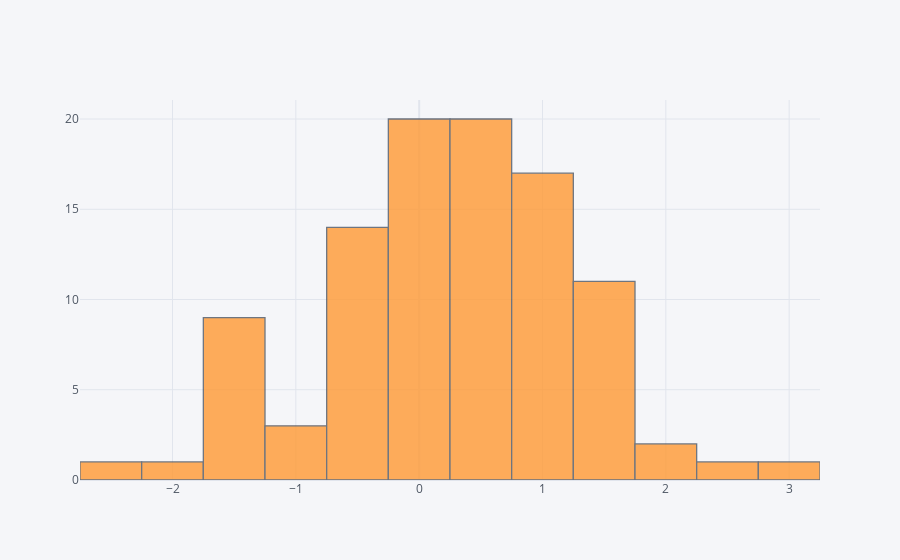

Here is the notebook cell this chart was saved with:
### Markdown cell above
## histogram

### Code cell
df['A'].iplot(kind='hist',bins=25)

### Figure 1 — Plotly figure (JSON) as saved in the notebook; plotly's stock layout.template omitted (floating-point values rounded to 4 significant figures)
{"data": [{"histfunc": "count", "histnorm": "", "marker": {"color": "rgba(255, 153, 51, 1.0)", "line": {"color": "#4D5663", "width": 1.3}}, "name": "A", "nbinsx": 25, "opacity": 0.8, "orientation": "v", "type": "histogram", "x": [1.519, 0.9044, 1.257, 0.04746, -0.5427, 0.08633, -1.32, 0.1632, -2.736, -0.1306, 2.719, 0.2426, 1.042, -0.08086, 2.095, -0.8893, 0.8002, 0.2224, 0.1838, 0.9014, 0.5528, -0.4874, 2.999, 0.6952, -0.7278, 1.145, 1.295, -0.6447, -0.2324, 1.505, 0.4315, 0.1504, -1.304, 0.9085, 0.5592, 0.7202, 0.7422, -1.914, 0.1806, 0.8165, -1.543, -1.478, 0.1124, 0.5326, 1.519, -1.63, -1.278, 0.257, -0.5287, -0.5343, -1.3, -1.593, -0.275, 0.8914, -0.7378, 0.3336, 1.25, -0.5293, 1.114, 0.2084, -0.6971, 0.7133, -0.6178, -0.5876, 0.7367, -0.3212, 0.775, 0.03017, 1.745, 0.07333, 1.169, -0.2454, -0.9691, 0.3624, 2.174, 0.6335, -0.5718, -0.8453, 1.148, 0.8574, 0.4905, 0.4181, 1.571, 1.343, 0.1778, 0.1741, 1.217, 0.4725, 0.91, 0.3219, 0.4633, 1.558, 0.4913, -1.415, 1.297, 0.5509, 0.05566, 0.7777, 0.0741, 1.212]}], "layout": {"barmode": "overlay", "legend": {"bgcolor": "#F5F6F9", "font": {"color": "#4D5663"}}, "paper_bgcolor": "#F5F6F9", "plot_bgcolor": "#F5F6F9", "title": {"font": {"color": "#4D5663"}}, "xaxis": {"gridcolor": "#E1E5ED", "showgrid": true, "tickfont": {"color": "#4D5663"}, "title": {"font": {"color": "#4D5663"}, "text": ""}, "zerolinecolor": "#E1E5ED"}, "yaxis": {"gridcolor": "#E1E5ED", "showgrid": true, "tickfont": {"color": "#4D5663"}, "title": {"font": {"color": "#4D5663"}, "text": ""}, "zerolinecolor": "#E1E5ED"}}}
